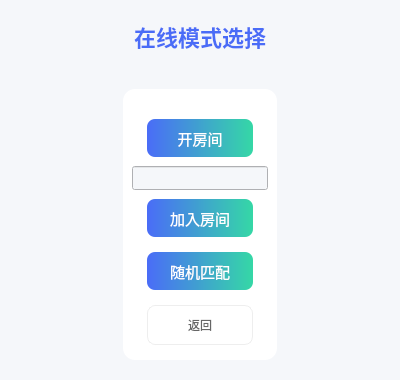
<?xml version="1.0" encoding="UTF-8"?>
<ui version="4.0">
 <class>OnlineChoiceWidget</class>
 <widget class="QWidget" name="OnlineChoiceWidget">
  <property name="geometry">
   <rect>
    <x>0</x>
    <y>0</y>
    <width>400</width>
    <height>361</height>
   </rect>
  </property>
  <property name="windowTitle">
   <string>五子棋 - 在线模式选择</string>
  </property>
  <property name="styleSheet">
   <string notr="true">
    /* 全局基础样式 */
    QWidget {
     background-color: #F5F7FA;
     font-family: &quot;Microsoft YaHei&quot;;
     font-size: 14px;
    }
    /* 分组框样式：卡片化、圆角、阴影 */
    QGroupBox#groupBox {
     border: none;
     background-color: white;
     border-radius: 12px;
     box-shadow: 0 2px 10px rgba(0,0,0,0.06);
     margin-top: 10px;
     padding-top: 15px;
    }
    /* 分组框标题（隐藏） */
    QGroupBox#groupBox::title {
     subcontrol-origin: margin;
     subcontrol-position: top center;
     padding: 0 10px;
     color: transparent;
    }
    /* 功能按钮通用样式 */
    QPushButton {
     border-radius: 8px;
     border: none;
     font-size: 15px;
     height: 38px;
     margin: 6px 15px;
    }
    /* 核心功能按钮（开房间/加入房间/随机匹配） */
    QPushButton#addRoomButton, QPushButton#JoinRoomButton, QPushButton#searchGameButton {
     background: qlineargradient(x1:0, y1:0, x2:1, y2:0, stop:0 #4A6CF7, stop:1 #35D8A6);
     color: white;
    }
    QPushButton#addRoomButton:hover, QPushButton#JoinRoomButton:hover, QPushButton#searchGameButton:hover {
     background: qlineargradient(x1:0, y1:0, x2:1, y2:0, stop:0 #3A5CE7, stop:1 #2BC896);
    }
    /* 次要按钮（返回） */
    QPushButton#returnButton_2 {
     background-color: white;
     color: #666666;
     border: 1px solid #EEEEEE;
     font-size: 12px;
    }
    QPushButton#returnButton_2:hover {
     background-color: #F8F8F8;
     color: #FF6B6B;
     border-color: #FFE6E6;
    }
    /* 标题样式 */
    QLabel#lblOnlineTitle {
     font-size: 22px;
     font-weight: bold;
     color: #4A6CF7;
     alignment: center;
    }
   </string>
  </property>
  <layout class="QVBoxLayout" name="verticalLayout_3" stretch="1,3">
   <property name="spacing">
    <number>8</number>
   </property>
   <item>
    <widget class="QWidget" name="widget" native="true">
     <layout class="QHBoxLayout" name="horizontalLayoutTitle">
      <item>
       <widget class="QLabel" name="lblOnlineTitle">
        <property name="text">
         <string>在线模式选择</string>
        </property>
        <property name="alignment">
         <set>Qt::AlignmentFlag::AlignCenter</set>
        </property>
       </widget>
      </item>
     </layout>
    </widget>
   </item>
   <item>
    <widget class="QWidget" name="widget_2" native="true">
     <layout class="QHBoxLayout" name="horizontalLayout_2" stretch="2,3,2">
      <item>
       <spacer name="horizontalSpacer_4">
        <property name="orientation">
         <enum>Qt::Orientation::Horizontal</enum>
        </property>
        <property name="sizeHint" stdset="0">
         <size>
          <width>40</width>
          <height>20</height>
         </size>
        </property>
       </spacer>
      </item>
      <item>
       <widget class="QGroupBox" name="groupBox">
        <property name="title">
         <string/>
        </property>
        <layout class="QVBoxLayout" name="verticalLayout_4">
         <property name="spacing">
          <number>3</number>
         </property>
         <item>
          <widget class="QPushButton" name="addRoomButton">
           <property name="sizePolicy">
            <sizepolicy hsizetype="Minimum" vsizetype="Expanding">
             <horstretch>0</horstretch>
             <verstretch>0</verstretch>
            </sizepolicy>
           </property>
           <property name="font">
            <font>
             <family>Microsoft YaHei</family>
             <pointsize>-1</pointsize>
            </font>
           </property>
           <property name="text">
            <string>开房间</string>
           </property>
          </widget>
         </item>
         <item>
          <widget class="QLineEdit" name="lineEdit_roomid"/>
         </item>
         <item>
          <widget class="QPushButton" name="JoinRoomButton">
           <property name="sizePolicy">
            <sizepolicy hsizetype="Minimum" vsizetype="Expanding">
             <horstretch>0</horstretch>
             <verstretch>0</verstretch>
            </sizepolicy>
           </property>
           <property name="font">
            <font>
             <family>Microsoft YaHei</family>
             <pointsize>-1</pointsize>
            </font>
           </property>
           <property name="text">
            <string>加入房间</string>
           </property>
          </widget>
         </item>
         <item>
          <widget class="QPushButton" name="searchGameButton">
           <property name="sizePolicy">
            <sizepolicy hsizetype="Minimum" vsizetype="Expanding">
             <horstretch>0</horstretch>
             <verstretch>0</verstretch>
            </sizepolicy>
           </property>
           <property name="font">
            <font>
             <family>Microsoft YaHei</family>
             <pointsize>-1</pointsize>
            </font>
           </property>
           <property name="text">
            <string>随机匹配</string>
           </property>
          </widget>
         </item>
         <item>
          <widget class="QPushButton" name="returnButton_2">
           <property name="sizePolicy">
            <sizepolicy hsizetype="Minimum" vsizetype="Expanding">
             <horstretch>0</horstretch>
             <verstretch>0</verstretch>
            </sizepolicy>
           </property>
           <property name="font">
            <font>
             <family>Microsoft YaHei</family>
             <pointsize>-1</pointsize>
            </font>
           </property>
           <property name="text">
            <string>返回</string>
           </property>
          </widget>
         </item>
        </layout>
       </widget>
      </item>
      <item>
       <spacer name="horizontalSpacer_3">
        <property name="orientation">
         <enum>Qt::Orientation::Horizontal</enum>
        </property>
        <property name="sizeHint" stdset="0">
         <size>
          <width>40</width>
          <height>20</height>
         </size>
        </property>
       </spacer>
      </item>
     </layout>
    </widget>
   </item>
  </layout>
 </widget>
 <resources/>
 <connections/>
</ui>
